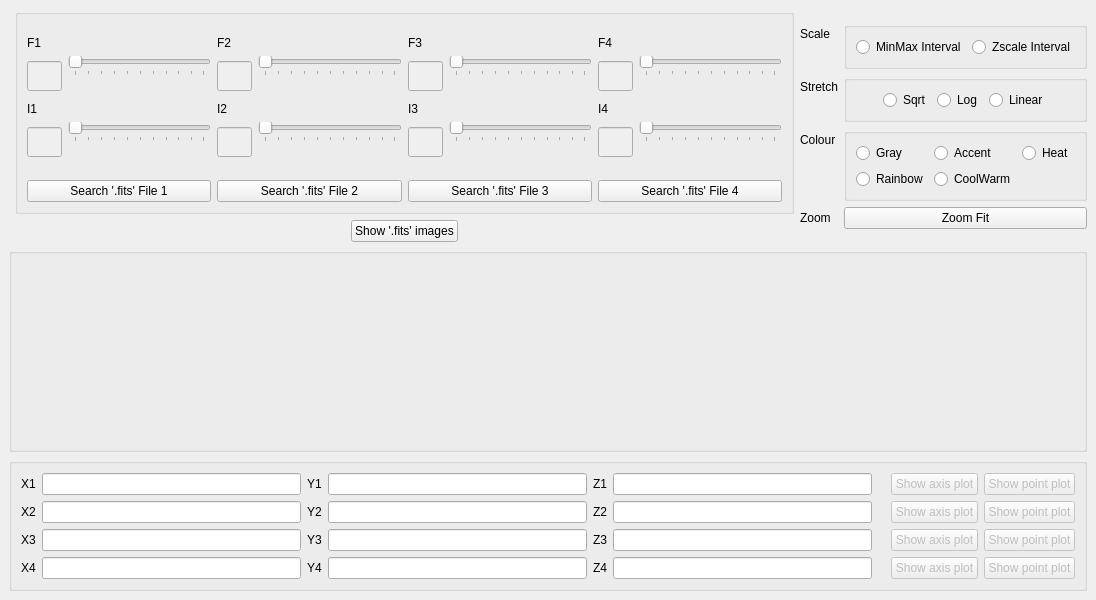
<?xml version="1.0" encoding="UTF-8"?>
<ui version="4.0">
 <class>MrsDetPlot</class>
 <widget class="QMainWindow" name="MrsDetPlot">
  <property name="geometry">
   <rect>
    <x>0</x>
    <y>0</y>
    <width>1096</width>
    <height>600</height>
   </rect>
  </property>
  <property name="minimumSize">
   <size>
    <width>1096</width>
    <height>600</height>
   </size>
  </property>
  <property name="maximumSize">
   <size>
    <width>1096</width>
    <height>600</height>
   </size>
  </property>
  <property name="windowTitle">
   <string>mrs_det_plot</string>
  </property>
  <widget class="QWidget" name="centralwidget">
   <property name="sizePolicy">
    <sizepolicy hsizetype="Minimum" vsizetype="Fixed">
     <horstretch>0</horstretch>
     <verstretch>0</verstretch>
    </sizepolicy>
   </property>
   <layout class="QGridLayout" name="gridLayout_2">
    <item row="0" column="0">
     <layout class="QGridLayout" name="gridLayout" rowstretch="0,0,0,0">
      <item row="2" column="0" colspan="3">
       <widget class="QGroupBox" name="midPlot">
        <property name="minimumSize">
         <size>
          <width>0</width>
          <height>150</height>
         </size>
        </property>
        <property name="title">
         <string/>
        </property>
        <layout class="QGridLayout" name="gridLayout_18">
         <item row="0" column="0">
          <layout class="QVBoxLayout" name="midLayout_vbox"/>
         </item>
        </layout>
       </widget>
      </item>
      <item row="1" column="1" alignment="Qt::AlignHCenter">
       <widget class="QPushButton" name="midButton">
        <property name="sizePolicy">
         <sizepolicy hsizetype="Fixed" vsizetype="Fixed">
          <horstretch>0</horstretch>
          <verstretch>0</verstretch>
         </sizepolicy>
        </property>
        <property name="text">
         <string>Show '.fits' images</string>
        </property>
       </widget>
      </item>
      <item row="0" column="1">
       <widget class="QGroupBox" name="groupBox_3">
        <property name="sizePolicy">
         <sizepolicy hsizetype="Expanding" vsizetype="Minimum">
          <horstretch>0</horstretch>
          <verstretch>0</verstretch>
         </sizepolicy>
        </property>
        <property name="maximumSize">
         <size>
          <width>16777215</width>
          <height>16777215</height>
         </size>
        </property>
        <property name="title">
         <string/>
        </property>
        <property name="alignment">
         <set>Qt::AlignLeading|Qt::AlignLeft|Qt::AlignVCenter</set>
        </property>
        <layout class="QGridLayout" name="gridLayout_7">
         <item row="0" column="0">
          <layout class="QGridLayout" name="gridLayout_3">
           <property name="sizeConstraint">
            <enum>QLayout::SetDefaultConstraint</enum>
           </property>
           <item row="0" column="3">
            <layout class="QFormLayout" name="formLayout_4">
             <property name="sizeConstraint">
              <enum>QLayout::SetDefaultConstraint</enum>
             </property>
             <property name="fieldGrowthPolicy">
              <enum>QFormLayout::AllNonFixedFieldsGrow</enum>
             </property>
             <property name="rowWrapPolicy">
              <enum>QFormLayout::WrapAllRows</enum>
             </property>
             <property name="labelAlignment">
              <set>Qt::AlignLeading|Qt::AlignLeft|Qt::AlignVCenter</set>
             </property>
             <property name="formAlignment">
              <set>Qt::AlignLeading|Qt::AlignLeft|Qt::AlignVCenter</set>
             </property>
             <item row="0" column="0">
              <widget class="QLabel" name="frame3Label">
               <property name="text">
                <string>F3</string>
               </property>
              </widget>
             </item>
             <item row="0" column="1">
              <layout class="QGridLayout" name="gridLayout_14">
               <item row="0" column="1" colspan="2">
                <widget class="QSlider" name="frameSlider3">
                 <property name="enabled">
                  <bool>false</bool>
                 </property>
                 <property name="orientation">
                  <enum>Qt::Horizontal</enum>
                 </property>
                 <property name="tickPosition">
                  <enum>QSlider::TicksBelow</enum>
                 </property>
                </widget>
               </item>
               <item row="1" column="1">
                <widget class="QLabel" name="frameMinimumLabel3">
                 <property name="text">
                  <string/>
                 </property>
                </widget>
               </item>
               <item row="1" column="2" alignment="Qt::AlignRight">
                <widget class="QLabel" name="frameMaximumLabel3">
                 <property name="text">
                  <string/>
                 </property>
                </widget>
               </item>
               <item row="0" column="0" rowspan="2">
                <widget class="QLineEdit" name="frameLineEdit3">
                 <property name="enabled">
                  <bool>false</bool>
                 </property>
                 <property name="maximumSize">
                  <size>
                   <width>35</width>
                   <height>30</height>
                  </size>
                 </property>
                </widget>
               </item>
              </layout>
             </item>
             <item row="1" column="0">
              <widget class="QLabel" name="integration3Label">
               <property name="text">
                <string>I3</string>
               </property>
              </widget>
             </item>
             <item row="1" column="1">
              <layout class="QGridLayout" name="gridLayout_15">
               <item row="0" column="1" colspan="2">
                <widget class="QSlider" name="integrationSlider3">
                 <property name="enabled">
                  <bool>false</bool>
                 </property>
                 <property name="orientation">
                  <enum>Qt::Horizontal</enum>
                 </property>
                 <property name="tickPosition">
                  <enum>QSlider::TicksBelow</enum>
                 </property>
                </widget>
               </item>
               <item row="1" column="1">
                <widget class="QLabel" name="integrationMinimumLabel3">
                 <property name="text">
                  <string/>
                 </property>
                </widget>
               </item>
               <item row="1" column="2" alignment="Qt::AlignRight">
                <widget class="QLabel" name="integrationMaximumLabel3">
                 <property name="text">
                  <string/>
                 </property>
                </widget>
               </item>
               <item row="0" column="0" rowspan="2">
                <widget class="QLineEdit" name="integrationLineEdit3">
                 <property name="enabled">
                  <bool>false</bool>
                 </property>
                 <property name="maximumSize">
                  <size>
                   <width>35</width>
                   <height>30</height>
                  </size>
                 </property>
                </widget>
               </item>
              </layout>
             </item>
            </layout>
           </item>
           <item row="0" column="2">
            <layout class="QFormLayout" name="formLayout_3">
             <property name="rowWrapPolicy">
              <enum>QFormLayout::WrapAllRows</enum>
             </property>
             <property name="formAlignment">
              <set>Qt::AlignLeading|Qt::AlignLeft|Qt::AlignVCenter</set>
             </property>
             <item row="0" column="0">
              <widget class="QLabel" name="frame2Label">
               <property name="text">
                <string>F2</string>
               </property>
              </widget>
             </item>
             <item row="0" column="1">
              <layout class="QGridLayout" name="gridLayout_12">
               <item row="0" column="1" colspan="2">
                <widget class="QSlider" name="frameSlider2">
                 <property name="enabled">
                  <bool>false</bool>
                 </property>
                 <property name="orientation">
                  <enum>Qt::Horizontal</enum>
                 </property>
                 <property name="tickPosition">
                  <enum>QSlider::TicksBelow</enum>
                 </property>
                </widget>
               </item>
               <item row="1" column="2" alignment="Qt::AlignRight">
                <widget class="QLabel" name="frameMaximumLabel2">
                 <property name="text">
                  <string/>
                 </property>
                </widget>
               </item>
               <item row="1" column="1">
                <widget class="QLabel" name="frameMinimumLabel2">
                 <property name="text">
                  <string/>
                 </property>
                </widget>
               </item>
               <item row="0" column="0" rowspan="2">
                <widget class="QLineEdit" name="frameLineEdit2">
                 <property name="enabled">
                  <bool>false</bool>
                 </property>
                 <property name="maximumSize">
                  <size>
                   <width>35</width>
                   <height>30</height>
                  </size>
                 </property>
                </widget>
               </item>
              </layout>
             </item>
             <item row="1" column="0">
              <widget class="QLabel" name="integration2Label">
               <property name="text">
                <string>I2</string>
               </property>
              </widget>
             </item>
             <item row="1" column="1">
              <layout class="QGridLayout" name="gridLayout_13">
               <item row="1" column="1">
                <widget class="QLabel" name="integrationMinimumLabel2">
                 <property name="text">
                  <string/>
                 </property>
                </widget>
               </item>
               <item row="0" column="1" colspan="2">
                <widget class="QSlider" name="integrationSlider2">
                 <property name="enabled">
                  <bool>false</bool>
                 </property>
                 <property name="orientation">
                  <enum>Qt::Horizontal</enum>
                 </property>
                 <property name="tickPosition">
                  <enum>QSlider::TicksBelow</enum>
                 </property>
                </widget>
               </item>
               <item row="1" column="2" alignment="Qt::AlignRight">
                <widget class="QLabel" name="integrationMaximumLabel2">
                 <property name="text">
                  <string/>
                 </property>
                </widget>
               </item>
               <item row="0" column="0" rowspan="2">
                <widget class="QLineEdit" name="integrationLineEdit2">
                 <property name="enabled">
                  <bool>false</bool>
                 </property>
                 <property name="maximumSize">
                  <size>
                   <width>35</width>
                   <height>30</height>
                  </size>
                 </property>
                </widget>
               </item>
              </layout>
             </item>
            </layout>
           </item>
           <item row="0" column="4">
            <layout class="QFormLayout" name="formLayout_5">
             <property name="fieldGrowthPolicy">
              <enum>QFormLayout::AllNonFixedFieldsGrow</enum>
             </property>
             <property name="rowWrapPolicy">
              <enum>QFormLayout::WrapAllRows</enum>
             </property>
             <property name="formAlignment">
              <set>Qt::AlignLeading|Qt::AlignLeft|Qt::AlignVCenter</set>
             </property>
             <item row="0" column="0">
              <widget class="QLabel" name="frame4Label">
               <property name="text">
                <string>F4</string>
               </property>
              </widget>
             </item>
             <item row="0" column="1">
              <layout class="QGridLayout" name="gridLayout_16">
               <item row="0" column="1" colspan="2">
                <widget class="QSlider" name="frameSlider4">
                 <property name="enabled">
                  <bool>false</bool>
                 </property>
                 <property name="tracking">
                  <bool>true</bool>
                 </property>
                 <property name="orientation">
                  <enum>Qt::Horizontal</enum>
                 </property>
                 <property name="tickPosition">
                  <enum>QSlider::TicksBelow</enum>
                 </property>
                </widget>
               </item>
               <item row="1" column="2" alignment="Qt::AlignRight">
                <widget class="QLabel" name="frameMaximumLabel4">
                 <property name="text">
                  <string/>
                 </property>
                </widget>
               </item>
               <item row="1" column="1">
                <widget class="QLabel" name="frameMinimumLabel4">
                 <property name="text">
                  <string/>
                 </property>
                </widget>
               </item>
               <item row="0" column="0" rowspan="2">
                <widget class="QLineEdit" name="frameLineEdit4">
                 <property name="enabled">
                  <bool>false</bool>
                 </property>
                 <property name="sizePolicy">
                  <sizepolicy hsizetype="Expanding" vsizetype="Fixed">
                   <horstretch>0</horstretch>
                   <verstretch>0</verstretch>
                  </sizepolicy>
                 </property>
                 <property name="maximumSize">
                  <size>
                   <width>35</width>
                   <height>30</height>
                  </size>
                 </property>
                </widget>
               </item>
              </layout>
             </item>
             <item row="1" column="0">
              <widget class="QLabel" name="integration4Label">
               <property name="text">
                <string>I4</string>
               </property>
              </widget>
             </item>
             <item row="1" column="1">
              <layout class="QGridLayout" name="gridLayout_17">
               <item row="1" column="2" alignment="Qt::AlignRight">
                <widget class="QLabel" name="integrationMaximumLabel4">
                 <property name="text">
                  <string/>
                 </property>
                </widget>
               </item>
               <item row="1" column="1">
                <widget class="QLabel" name="integrationMinimumLabel4">
                 <property name="text">
                  <string/>
                 </property>
                </widget>
               </item>
               <item row="0" column="1" colspan="2">
                <widget class="QSlider" name="integrationSlider4">
                 <property name="enabled">
                  <bool>false</bool>
                 </property>
                 <property name="orientation">
                  <enum>Qt::Horizontal</enum>
                 </property>
                 <property name="tickPosition">
                  <enum>QSlider::TicksBelow</enum>
                 </property>
                </widget>
               </item>
               <item row="0" column="0" rowspan="2">
                <widget class="QLineEdit" name="integrationLineEdit4">
                 <property name="enabled">
                  <bool>false</bool>
                 </property>
                 <property name="maximumSize">
                  <size>
                   <width>35</width>
                   <height>30</height>
                  </size>
                 </property>
                </widget>
               </item>
              </layout>
             </item>
            </layout>
           </item>
           <item row="0" column="0">
            <layout class="QFormLayout" name="formLayout_2">
             <property name="rowWrapPolicy">
              <enum>QFormLayout::WrapAllRows</enum>
             </property>
             <property name="formAlignment">
              <set>Qt::AlignLeading|Qt::AlignLeft|Qt::AlignVCenter</set>
             </property>
             <item row="0" column="0">
              <widget class="QLabel" name="frame1Label">
               <property name="text">
                <string>F1</string>
               </property>
              </widget>
             </item>
             <item row="0" column="1">
              <layout class="QGridLayout" name="gridLayout_10">
               <item row="1" column="1">
                <widget class="QLabel" name="frameMinimumLabel1">
                 <property name="text">
                  <string/>
                 </property>
                </widget>
               </item>
               <item row="0" column="1" colspan="2">
                <widget class="QSlider" name="frameSlider1">
                 <property name="enabled">
                  <bool>false</bool>
                 </property>
                 <property name="orientation">
                  <enum>Qt::Horizontal</enum>
                 </property>
                 <property name="tickPosition">
                  <enum>QSlider::TicksBelow</enum>
                 </property>
                </widget>
               </item>
               <item row="1" column="2" alignment="Qt::AlignRight">
                <widget class="QLabel" name="frameMaximumLabel1">
                 <property name="text">
                  <string/>
                 </property>
                </widget>
               </item>
               <item row="0" column="0" rowspan="2">
                <widget class="QLineEdit" name="frameLineEdit1">
                 <property name="enabled">
                  <bool>false</bool>
                 </property>
                 <property name="sizePolicy">
                  <sizepolicy hsizetype="Expanding" vsizetype="Fixed">
                   <horstretch>0</horstretch>
                   <verstretch>0</verstretch>
                  </sizepolicy>
                 </property>
                 <property name="minimumSize">
                  <size>
                   <width>0</width>
                   <height>0</height>
                  </size>
                 </property>
                 <property name="maximumSize">
                  <size>
                   <width>35</width>
                   <height>30</height>
                  </size>
                 </property>
                </widget>
               </item>
              </layout>
             </item>
             <item row="1" column="0">
              <widget class="QLabel" name="integration1Label">
               <property name="text">
                <string>I1</string>
               </property>
              </widget>
             </item>
             <item row="1" column="1">
              <layout class="QGridLayout" name="gridLayout_11">
               <item row="0" column="1" colspan="2">
                <widget class="QSlider" name="integrationSlider1">
                 <property name="enabled">
                  <bool>false</bool>
                 </property>
                 <property name="orientation">
                  <enum>Qt::Horizontal</enum>
                 </property>
                 <property name="tickPosition">
                  <enum>QSlider::TicksBelow</enum>
                 </property>
                </widget>
               </item>
               <item row="1" column="1">
                <widget class="QLabel" name="integrationMinimumLabel1">
                 <property name="text">
                  <string/>
                 </property>
                </widget>
               </item>
               <item row="1" column="2" alignment="Qt::AlignRight">
                <widget class="QLabel" name="integrationMaximumLabel1">
                 <property name="text">
                  <string/>
                 </property>
                </widget>
               </item>
               <item row="0" column="0" rowspan="2">
                <widget class="QLineEdit" name="integrationLineEdit1">
                 <property name="enabled">
                  <bool>false</bool>
                 </property>
                 <property name="maximumSize">
                  <size>
                   <width>35</width>
                   <height>30</height>
                  </size>
                 </property>
                </widget>
               </item>
              </layout>
             </item>
            </layout>
           </item>
           <item row="1" column="4">
            <widget class="QPushButton" name="fileButton4">
             <property name="text">
              <string>Search '.fits' File 4</string>
             </property>
            </widget>
           </item>
           <item row="1" column="3">
            <widget class="QPushButton" name="fileButton3">
             <property name="text">
              <string>Search '.fits' File 3</string>
             </property>
            </widget>
           </item>
           <item row="1" column="2">
            <widget class="QPushButton" name="fileButton2">
             <property name="text">
              <string>Search '.fits' File 2</string>
             </property>
            </widget>
           </item>
           <item row="1" column="0">
            <widget class="QPushButton" name="fileButton1">
             <property name="text">
              <string>Search '.fits' File 1</string>
             </property>
            </widget>
           </item>
          </layout>
         </item>
        </layout>
       </widget>
      </item>
      <item row="3" column="0" colspan="3">
       <widget class="QGroupBox" name="groupBox_2">
        <property name="enabled">
         <bool>true</bool>
        </property>
        <property name="sizePolicy">
         <sizepolicy hsizetype="Expanding" vsizetype="Fixed">
          <horstretch>0</horstretch>
          <verstretch>0</verstretch>
         </sizepolicy>
        </property>
        <property name="title">
         <string/>
        </property>
        <layout class="QGridLayout" name="gridLayout_9">
         <item row="0" column="0">
          <layout class="QGridLayout" name="gridLayout_8">
           <item row="0" column="2">
            <widget class="QLabel" name="yLabel1">
             <property name="text">
              <string>Y1</string>
             </property>
            </widget>
           </item>
           <item row="0" column="6">
            <widget class="QLabel" name="zUnitLabel1">
             <property name="text">
              <string/>
             </property>
            </widget>
           </item>
           <item row="0" column="4">
            <widget class="QLabel" name="zLabel1">
             <property name="text">
              <string>Z1</string>
             </property>
            </widget>
           </item>
           <item row="0" column="1">
            <widget class="QLineEdit" name="xlineEdit1">
             <property name="readOnly">
              <bool>true</bool>
             </property>
            </widget>
           </item>
           <item row="2" column="0">
            <widget class="QLabel" name="xLabel3">
             <property name="text">
              <string>X3</string>
             </property>
            </widget>
           </item>
           <item row="0" column="3">
            <widget class="QLineEdit" name="ylineEdit1">
             <property name="readOnly">
              <bool>true</bool>
             </property>
            </widget>
           </item>
           <item row="0" column="5">
            <widget class="QLineEdit" name="zlineEdit1">
             <property name="readOnly">
              <bool>true</bool>
             </property>
            </widget>
           </item>
           <item row="0" column="7">
            <widget class="QPushButton" name="showAxisButton1">
             <property name="enabled">
              <bool>false</bool>
             </property>
             <property name="text">
              <string>Show axis plot</string>
             </property>
            </widget>
           </item>
           <item row="1" column="8">
            <widget class="QPushButton" name="showPointButton2">
             <property name="enabled">
              <bool>false</bool>
             </property>
             <property name="text">
              <string>Show point plot</string>
             </property>
            </widget>
           </item>
           <item row="1" column="6">
            <widget class="QLabel" name="zUnitLabel2">
             <property name="text">
              <string/>
             </property>
            </widget>
           </item>
           <item row="2" column="1">
            <widget class="QLineEdit" name="xlineEdit3"/>
           </item>
           <item row="1" column="2">
            <widget class="QLabel" name="yLabel2">
             <property name="text">
              <string>Y2</string>
             </property>
            </widget>
           </item>
           <item row="1" column="5">
            <widget class="QLineEdit" name="zlineEdit2">
             <property name="readOnly">
              <bool>true</bool>
             </property>
            </widget>
           </item>
           <item row="2" column="6">
            <widget class="QLabel" name="zUnitLabel3">
             <property name="text">
              <string/>
             </property>
            </widget>
           </item>
           <item row="2" column="3">
            <widget class="QLineEdit" name="ylineEdit3">
             <property name="readOnly">
              <bool>true</bool>
             </property>
            </widget>
           </item>
           <item row="2" column="5">
            <widget class="QLineEdit" name="zlineEdit3">
             <property name="readOnly">
              <bool>true</bool>
             </property>
            </widget>
           </item>
           <item row="2" column="7">
            <widget class="QPushButton" name="showAxisButton3">
             <property name="enabled">
              <bool>false</bool>
             </property>
             <property name="text">
              <string>Show axis plot</string>
             </property>
            </widget>
           </item>
           <item row="1" column="7">
            <widget class="QPushButton" name="showAxisButton2">
             <property name="enabled">
              <bool>false</bool>
             </property>
             <property name="text">
              <string>Show axis plot</string>
             </property>
            </widget>
           </item>
           <item row="2" column="2">
            <widget class="QLabel" name="yLabel3">
             <property name="text">
              <string>Y3</string>
             </property>
            </widget>
           </item>
           <item row="1" column="3">
            <widget class="QLineEdit" name="ylineEdit2">
             <property name="readOnly">
              <bool>true</bool>
             </property>
            </widget>
           </item>
           <item row="1" column="4">
            <widget class="QLabel" name="zLabel2">
             <property name="text">
              <string>Z2</string>
             </property>
            </widget>
           </item>
           <item row="0" column="8">
            <widget class="QPushButton" name="showPointButton1">
             <property name="enabled">
              <bool>false</bool>
             </property>
             <property name="text">
              <string>Show point plot</string>
             </property>
            </widget>
           </item>
           <item row="1" column="1">
            <widget class="QLineEdit" name="xlineEdit2">
             <property name="readOnly">
              <bool>true</bool>
             </property>
            </widget>
           </item>
           <item row="2" column="4">
            <widget class="QLabel" name="zLabel3">
             <property name="text">
              <string>Z3</string>
             </property>
            </widget>
           </item>
           <item row="0" column="0">
            <widget class="QLabel" name="xLabel1">
             <property name="text">
              <string>X1</string>
             </property>
            </widget>
           </item>
           <item row="2" column="8">
            <widget class="QPushButton" name="showPointButton3">
             <property name="enabled">
              <bool>false</bool>
             </property>
             <property name="text">
              <string>Show point plot</string>
             </property>
            </widget>
           </item>
           <item row="1" column="0">
            <widget class="QLabel" name="xLabel2">
             <property name="text">
              <string>X2</string>
             </property>
            </widget>
           </item>
           <item row="3" column="0">
            <widget class="QLabel" name="xLabel4">
             <property name="text">
              <string>X4</string>
             </property>
            </widget>
           </item>
           <item row="3" column="1">
            <widget class="QLineEdit" name="xlineEdit4">
             <property name="readOnly">
              <bool>true</bool>
             </property>
            </widget>
           </item>
           <item row="3" column="2">
            <widget class="QLabel" name="yLabel4">
             <property name="text">
              <string>Y4</string>
             </property>
            </widget>
           </item>
           <item row="3" column="3">
            <widget class="QLineEdit" name="ylineEdit4">
             <property name="readOnly">
              <bool>true</bool>
             </property>
            </widget>
           </item>
           <item row="3" column="4">
            <widget class="QLabel" name="zLabel4">
             <property name="text">
              <string>Z4</string>
             </property>
            </widget>
           </item>
           <item row="3" column="5">
            <widget class="QLineEdit" name="zlineEdit4">
             <property name="readOnly">
              <bool>true</bool>
             </property>
            </widget>
           </item>
           <item row="3" column="7">
            <widget class="QPushButton" name="showAxisButton4">
             <property name="enabled">
              <bool>false</bool>
             </property>
             <property name="text">
              <string>Show axis plot</string>
             </property>
            </widget>
           </item>
           <item row="3" column="8">
            <widget class="QPushButton" name="showPointButton4">
             <property name="enabled">
              <bool>false</bool>
             </property>
             <property name="text">
              <string>Show point plot</string>
             </property>
            </widget>
           </item>
           <item row="3" column="6">
            <widget class="QLabel" name="zUnitLabel4">
             <property name="text">
              <string/>
             </property>
            </widget>
           </item>
          </layout>
         </item>
        </layout>
       </widget>
      </item>
      <item row="0" column="2" rowspan="2">
       <layout class="QFormLayout" name="formLayout">
        <property name="formAlignment">
         <set>Qt::AlignLeading|Qt::AlignLeft|Qt::AlignVCenter</set>
        </property>
        <item row="0" column="0">
         <widget class="QLabel" name="scaleLabel">
          <property name="text">
           <string>Scale</string>
          </property>
         </widget>
        </item>
        <item row="1" column="0">
         <widget class="QLabel" name="stretchLabel">
          <property name="text">
           <string>Stretch</string>
          </property>
         </widget>
        </item>
        <item row="2" column="0">
         <widget class="QLabel" name="colourLabel">
          <property name="text">
           <string>Colour</string>
          </property>
         </widget>
        </item>
        <item row="3" column="0">
         <widget class="QLabel" name="zoomLabel">
          <property name="text">
           <string>Zoom</string>
          </property>
         </widget>
        </item>
        <item row="1" column="1">
         <widget class="QGroupBox" name="groupBox_4">
          <property name="title">
           <string/>
          </property>
          <layout class="QHBoxLayout" name="horizontalLayout_4">
           <item>
            <layout class="QHBoxLayout" name="horizontalLayout_3">
             <item>
              <widget class="QRadioButton" name="radioBScale3">
               <property name="sizePolicy">
                <sizepolicy hsizetype="Fixed" vsizetype="Fixed">
                 <horstretch>0</horstretch>
                 <verstretch>0</verstretch>
                </sizepolicy>
               </property>
               <property name="layoutDirection">
                <enum>Qt::LeftToRight</enum>
               </property>
               <property name="text">
                <string>Sqrt</string>
               </property>
              </widget>
             </item>
             <item>
              <widget class="QRadioButton" name="radioBScale2">
               <property name="sizePolicy">
                <sizepolicy hsizetype="Fixed" vsizetype="Fixed">
                 <horstretch>0</horstretch>
                 <verstretch>0</verstretch>
                </sizepolicy>
               </property>
               <property name="text">
                <string>Log</string>
               </property>
              </widget>
             </item>
             <item>
              <widget class="QRadioButton" name="radioBScale1">
               <property name="sizePolicy">
                <sizepolicy hsizetype="Fixed" vsizetype="Fixed">
                 <horstretch>0</horstretch>
                 <verstretch>0</verstretch>
                </sizepolicy>
               </property>
               <property name="text">
                <string>Linear</string>
               </property>
              </widget>
             </item>
            </layout>
           </item>
          </layout>
         </widget>
        </item>
        <item row="3" column="1">
         <widget class="QPushButton" name="centerButton">
          <property name="sizePolicy">
           <sizepolicy hsizetype="Preferred" vsizetype="Fixed">
            <horstretch>0</horstretch>
            <verstretch>0</verstretch>
           </sizepolicy>
          </property>
          <property name="text">
           <string>Zoom Fit</string>
          </property>
         </widget>
        </item>
        <item row="0" column="1">
         <widget class="QGroupBox" name="groupBox">
          <property name="sizePolicy">
           <sizepolicy hsizetype="Preferred" vsizetype="Preferred">
            <horstretch>0</horstretch>
            <verstretch>0</verstretch>
           </sizepolicy>
          </property>
          <property name="title">
           <string/>
          </property>
          <layout class="QHBoxLayout" name="horizontalLayout_2">
           <item>
            <layout class="QHBoxLayout" name="horizontalLayout">
             <item>
              <widget class="QRadioButton" name="minMaxRadioB">
               <property name="text">
                <string>MinMax Interval</string>
               </property>
              </widget>
             </item>
             <item>
              <widget class="QRadioButton" name="zscaleRadioB">
               <property name="text">
                <string>Zscale Interval</string>
               </property>
              </widget>
             </item>
            </layout>
           </item>
          </layout>
         </widget>
        </item>
        <item row="2" column="1">
         <widget class="QGroupBox" name="groupBox_5">
          <property name="title">
           <string/>
          </property>
          <layout class="QGridLayout" name="gridLayout_5">
           <item row="0" column="0">
            <layout class="QGridLayout" name="gridLayout_4">
             <item row="0" column="1">
              <widget class="QRadioButton" name="radioBColor3">
               <property name="text">
                <string>Accent</string>
               </property>
              </widget>
             </item>
             <item row="0" column="0">
              <widget class="QRadioButton" name="radioBColor1">
               <property name="text">
                <string>Gray</string>
               </property>
              </widget>
             </item>
             <item row="0" column="2">
              <widget class="QRadioButton" name="radioBColor4">
               <property name="text">
                <string>Heat</string>
               </property>
              </widget>
             </item>
             <item row="1" column="0">
              <widget class="QRadioButton" name="radioBColor5">
               <property name="text">
                <string>Rainbow</string>
               </property>
              </widget>
             </item>
             <item row="1" column="1">
              <widget class="QRadioButton" name="radioBColor2">
               <property name="text">
                <string>CoolWarm</string>
               </property>
              </widget>
             </item>
            </layout>
           </item>
          </layout>
         </widget>
        </item>
       </layout>
      </item>
     </layout>
    </item>
   </layout>
  </widget>
 </widget>
 <resources/>
 <connections/>
</ui>
